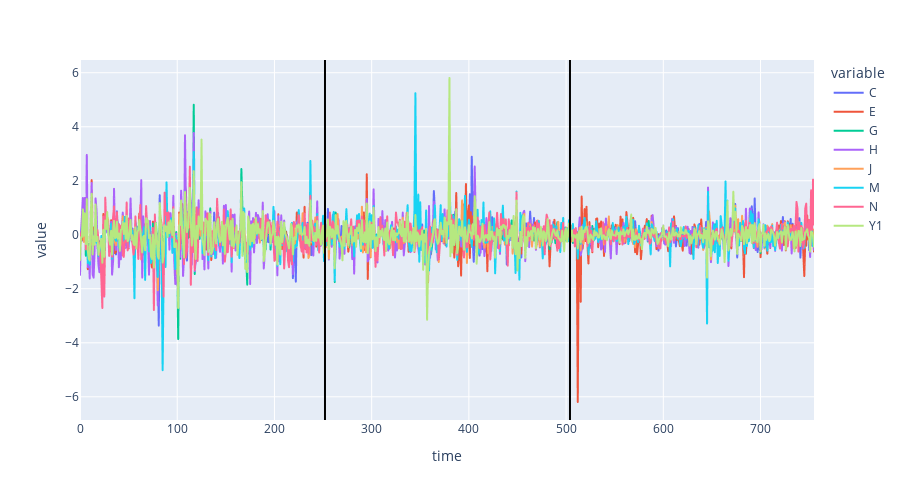
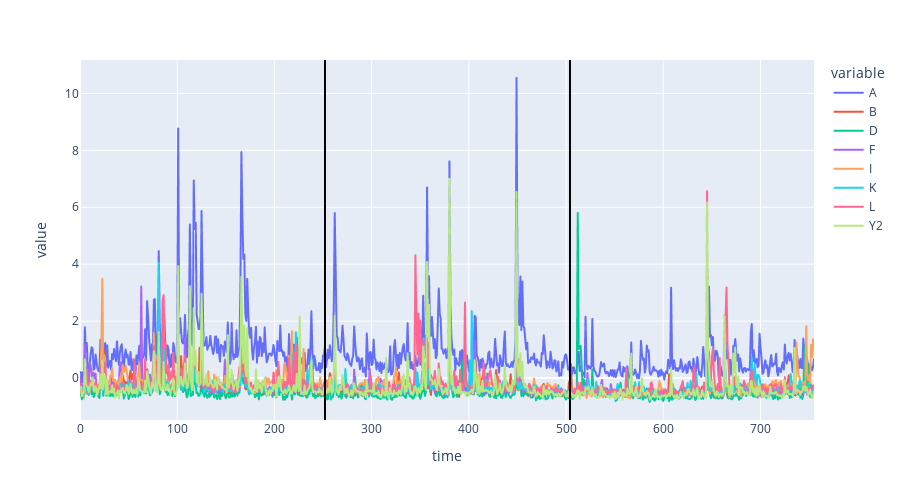

Notebook cell for these charts, in order:
### Markdown cell above
Now see the first 756 data. If the time indicates (working) days, then we may find (yearly) seasonality in the first 3 years of data (?). HOPEFULLY, WELL IDK?! HAHAHA 😭

### Code cell
fig = px.line(train_data[:756], x="time", y=set1, height=500)
fig.add_vline(x=252, line_color="black")
fig.add_vline(x=504, line_color="black")
fig.show()

fig = px.line(train_data[:756], x="time", y=set2, height=500)
fig.add_vline(x=252, line_color="black")
fig.add_vline(x=504, line_color="black")
fig.show()

### Figure 1 — Plotly figure (JSON) as saved in the notebook; plotly's stock layout.template omitted (floating-point values rounded to 4 significant figures; data arrays with more than 128 entries replaced by an {"elided": "..."} marker saying what was removed)
{"data": [{"hovertemplate": "variable=C<br>time=%{x}<br>value=%{y}<extra></extra>", "legendgroup": "C", "line": {"color": "#636efa", "dash": "solid"}, "marker": {"symbol": "circle"}, "mode": "lines", "name": "C", "showlegend": true, "type": "scattergl", "x": {"elided": "756 int values"}, "xaxis": "x", "y": {"elided": "756 float values"}, "yaxis": "y"}, {"hovertemplate": "variable=E<br>time=%{x}<br>value=%{y}<extra></extra>", "legendgroup": "E", "line": {"color": "#EF553B", "dash": "solid"}, "marker": {"symbol": "circle"}, "mode": "lines", "name": "E", "showlegend": true, "type": "scattergl", "x": {"elided": "756 int values"}, "xaxis": "x", "y": {"elided": "756 float values"}, "yaxis": "y"}, {"hovertemplate": "variable=G<br>time=%{x}<br>value=%{y}<extra></extra>", "legendgroup": "G", "line": {"color": "#00cc96", "dash": "solid"}, "marker": {"symbol": "circle"}, "mode": "lines", "name": "G", "showlegend": true, "type": "scattergl", "x": {"elided": "756 int values"}, "xaxis": "x", "y": {"elided": "756 float values"}, "yaxis": "y"}, {"hovertemplate": "variable=H<br>time=%{x}<br>value=%{y}<extra></extra>", "legendgroup": "H", "line": {"color": "#ab63fa", "dash": "solid"}, "marker": {"symbol": "circle"}, "mode": "lines", "name": "H", "showlegend": true, "type": "scattergl", "x": {"elided": "756 int values"}, "xaxis": "x", "y": {"elided": "756 float values"}, "yaxis": "y"}, {"hovertemplate": "variable=J<br>time=%{x}<br>value=%{y}<extra></extra>", "legendgroup": "J", "line": {"color": "#FFA15A", "dash": "solid"}, "marker": {"symbol": "circle"}, "mode": "lines", "name": "J", "showlegend": true, "type": "scattergl", "x": {"elided": "756 int values"}, "xaxis": "x", "y": {"elided": "756 float values"}, "yaxis": "y"}, {"hovertemplate": "variable=M<br>time=%{x}<br>value=%{y}<extra></extra>", "legendgroup": "M", "line": {"color": "#19d3f3", "dash": "solid"}, "marker": {"symbol": "circle"}, "mode": "lines", "name": "M", "showlegend": true, "type": "scattergl", "x": {"elided": "756 int values"}, "xaxis": "x", "y": {"elided": "756 float values"}, "yaxis": "y"}, {"hovertemplate": "variable=N<br>time=%{x}<br>value=%{y}<extra></extra>", "legendgroup": "N", "line": {"color": "#FF6692", "dash": "solid"}, "marker": {"symbol": "circle"}, "mode": "lines", "name": "N", "showlegend": true, "type": "scattergl", "x": {"elided": "756 int values"}, "xaxis": "x", "y": {"elided": "756 float values"}, "yaxis": "y"}, {"hovertemplate": "variable=Y1<br>time=%{x}<br>value=%{y}<extra></extra>", "legendgroup": "Y1", "line": {"color": "#B6E880", "dash": "solid"}, "marker": {"symbol": "circle"}, "mode": "lines", "name": "Y1", "showlegend": true, "type": "scattergl", "x": {"elided": "756 int values"}, "xaxis": "x", "y": {"elided": "756 float values"}, "yaxis": "y"}], "layout": {"height": 500, "legend": {"title": {"text": "variable"}, "tracegroupgap": 0}, "margin": {"t": 60}, "shapes": [{"line": {"color": "black"}, "type": "line", "x0": 252, "x1": 252, "xref": "x", "y0": 0, "y1": 1, "yref": "y domain"}, {"line": {"color": "black"}, "type": "line", "x0": 504, "x1": 504, "xref": "x", "y0": 0, "y1": 1, "yref": "y domain"}], "xaxis": {"anchor": "y", "domain": [0, 1], "title": {"text": "time"}}, "yaxis": {"anchor": "x", "domain": [0, 1], "title": {"text": "value"}}}}

### Figure 2 — Plotly figure (JSON) as saved in the notebook; plotly's stock layout.template omitted (floating-point values rounded to 4 significant figures; data arrays with more than 128 entries replaced by an {"elided": "..."} marker saying what was removed)
{"data": [{"hovertemplate": "variable=A<br>time=%{x}<br>value=%{y}<extra></extra>", "legendgroup": "A", "line": {"color": "#636efa", "dash": "solid"}, "marker": {"symbol": "circle"}, "mode": "lines", "name": "A", "showlegend": true, "type": "scattergl", "x": {"elided": "756 int values"}, "xaxis": "x", "y": {"elided": "756 float values"}, "yaxis": "y"}, {"hovertemplate": "variable=B<br>time=%{x}<br>value=%{y}<extra></extra>", "legendgroup": "B", "line": {"color": "#EF553B", "dash": "solid"}, "marker": {"symbol": "circle"}, "mode": "lines", "name": "B", "showlegend": true, "type": "scattergl", "x": {"elided": "756 int values"}, "xaxis": "x", "y": {"elided": "756 float values"}, "yaxis": "y"}, {"hovertemplate": "variable=D<br>time=%{x}<br>value=%{y}<extra></extra>", "legendgroup": "D", "line": {"color": "#00cc96", "dash": "solid"}, "marker": {"symbol": "circle"}, "mode": "lines", "name": "D", "showlegend": true, "type": "scattergl", "x": {"elided": "756 int values"}, "xaxis": "x", "y": {"elided": "756 float values"}, "yaxis": "y"}, {"hovertemplate": "variable=F<br>time=%{x}<br>value=%{y}<extra></extra>", "legendgroup": "F", "line": {"color": "#ab63fa", "dash": "solid"}, "marker": {"symbol": "circle"}, "mode": "lines", "name": "F", "showlegend": true, "type": "scattergl", "x": {"elided": "756 int values"}, "xaxis": "x", "y": {"elided": "756 float values"}, "yaxis": "y"}, {"hovertemplate": "variable=I<br>time=%{x}<br>value=%{y}<extra></extra>", "legendgroup": "I", "line": {"color": "#FFA15A", "dash": "solid"}, "marker": {"symbol": "circle"}, "mode": "lines", "name": "I", "showlegend": true, "type": "scattergl", "x": {"elided": "756 int values"}, "xaxis": "x", "y": {"elided": "756 float values"}, "yaxis": "y"}, {"hovertemplate": "variable=K<br>time=%{x}<br>value=%{y}<extra></extra>", "legendgroup": "K", "line": {"color": "#19d3f3", "dash": "solid"}, "marker": {"symbol": "circle"}, "mode": "lines", "name": "K", "showlegend": true, "type": "scattergl", "x": {"elided": "756 int values"}, "xaxis": "x", "y": {"elided": "756 float values"}, "yaxis": "y"}, {"hovertemplate": "variable=L<br>time=%{x}<br>value=%{y}<extra></extra>", "legendgroup": "L", "line": {"color": "#FF6692", "dash": "solid"}, "marker": {"symbol": "circle"}, "mode": "lines", "name": "L", "showlegend": true, "type": "scattergl", "x": {"elided": "756 int values"}, "xaxis": "x", "y": {"elided": "756 float values"}, "yaxis": "y"}, {"hovertemplate": "variable=Y2<br>time=%{x}<br>value=%{y}<extra></extra>", "legendgroup": "Y2", "line": {"color": "#B6E880", "dash": "solid"}, "marker": {"symbol": "circle"}, "mode": "lines", "name": "Y2", "showlegend": true, "type": "scattergl", "x": {"elided": "756 int values"}, "xaxis": "x", "y": {"elided": "756 float values"}, "yaxis": "y"}], "layout": {"height": 500, "legend": {"title": {"text": "variable"}, "tracegroupgap": 0}, "margin": {"t": 60}, "shapes": [{"line": {"color": "black"}, "type": "line", "x0": 252, "x1": 252, "xref": "x", "y0": 0, "y1": 1, "yref": "y domain"}, {"line": {"color": "black"}, "type": "line", "x0": 504, "x1": 504, "xref": "x", "y0": 0, "y1": 1, "yref": "y domain"}], "xaxis": {"anchor": "y", "domain": [0, 1], "title": {"text": "time"}}, "yaxis": {"anchor": "x", "domain": [0, 1], "title": {"text": "value"}}}}
